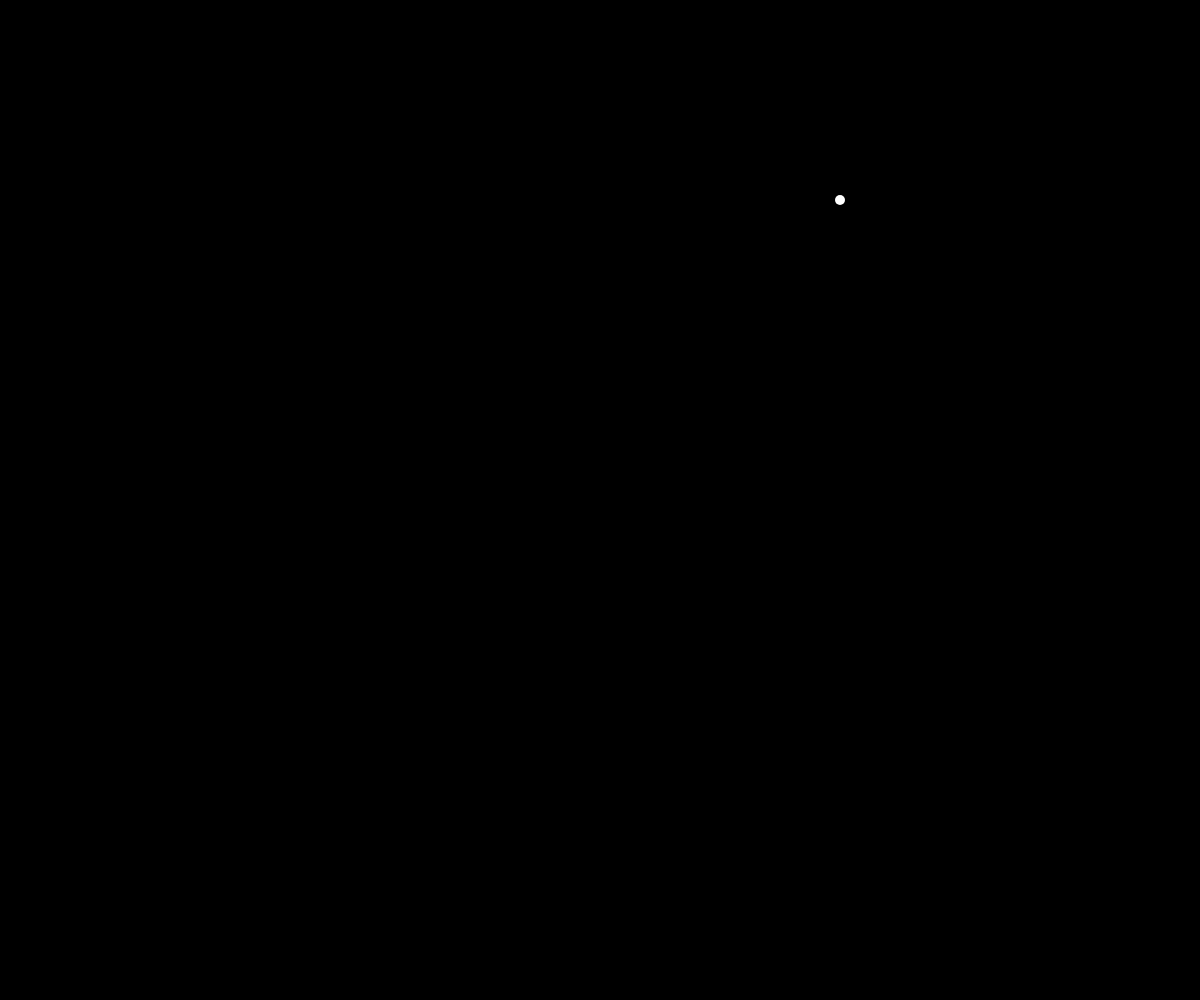
Frame 1 (no input)
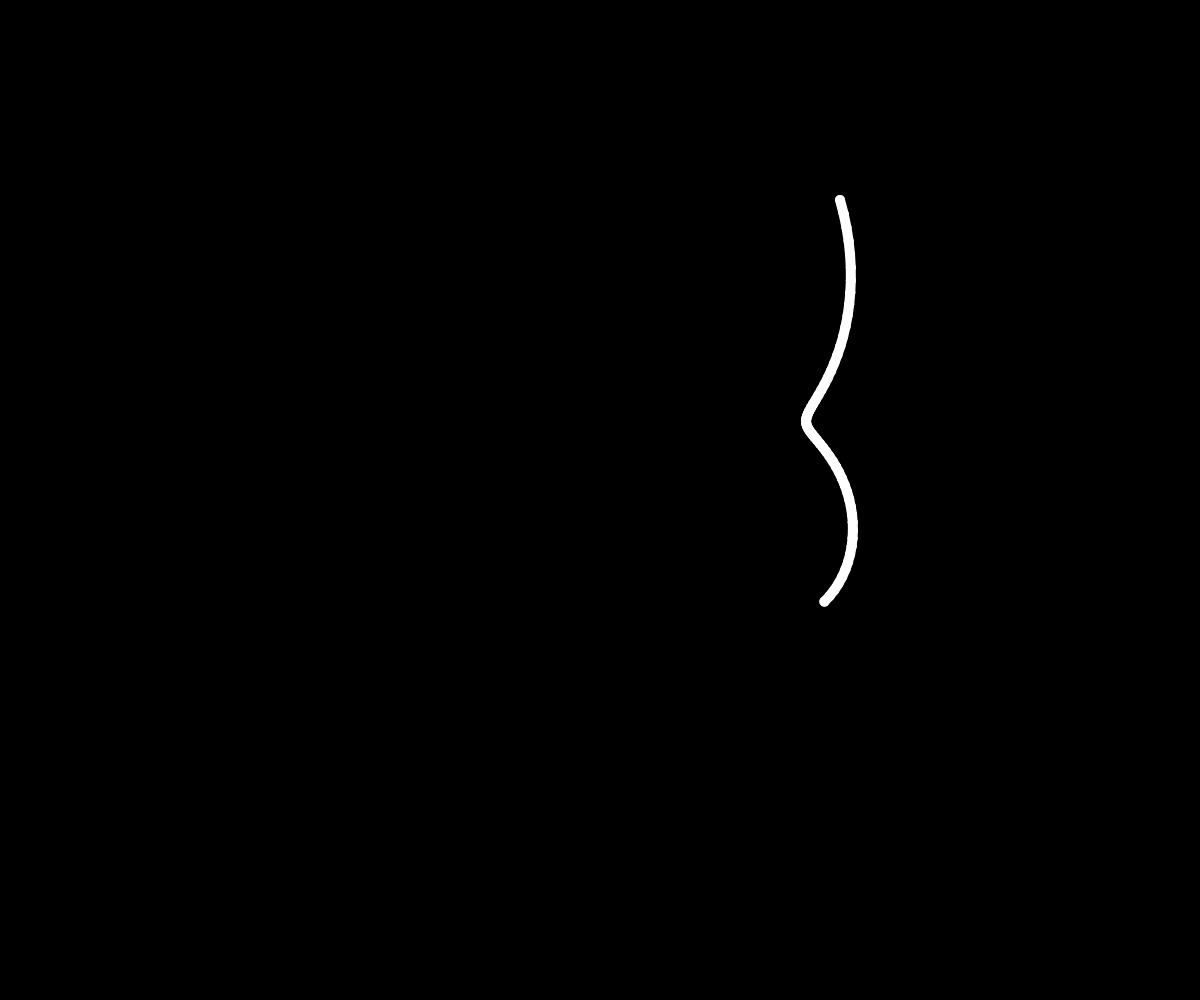
Frame 60 (no input)
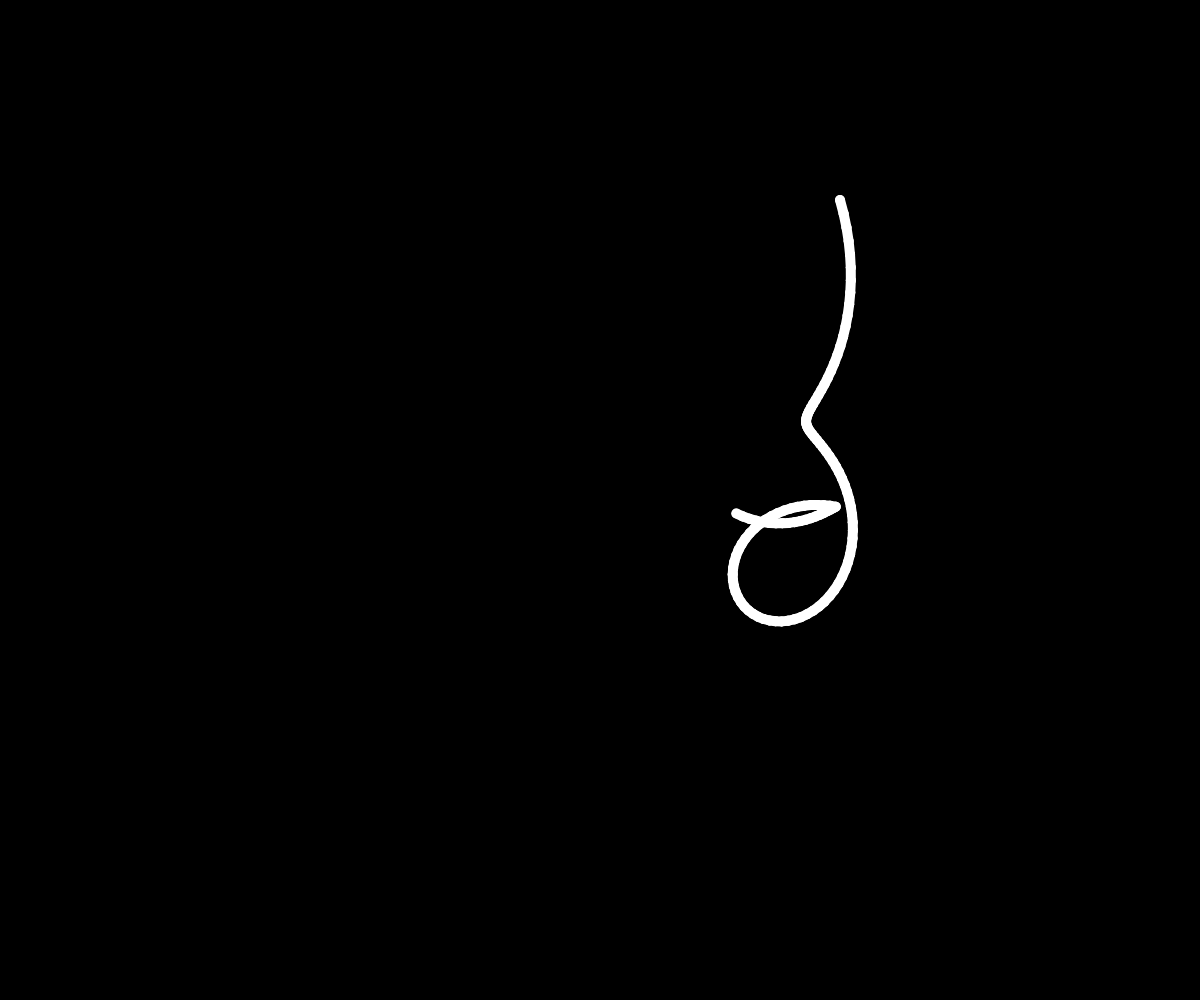
Frame 120 (the mouse pressed at the canvas centre since frame 60)

The p5.js sketch that drew these frames (run headless with seeded random() and noise() and a simulated clock; from frame 60 on, the mouse is pressed at the canvas centre):

// p5.js sketch
// ── sketch.js
let angle = 0;
let subAngle = 0;
let radius = 200;      // raggio dell'orbita del centro del cerchio invisibile
let circleSize = 80;   // diametro del cerchio invisibile

let canvas;

// punti per il centro dell'orbita (si muove sui 4 lati)
let points = [];
let segmentIndex = 0;  // segmento attuale (0-3)
let t = 0;             // interpolazione [0, 1]

// velocità
let pathSpeed = 0.01;      // velocità lungo il percorso a 4 lati
let angleSpeed = 0.03;     // velocità dell'orbita del cerchio invisibile
let subAngleSpeed = 0.12;  // velocità della pallina sul cerchio

let dotSize = 10;          // diametro della pallina
let lastX = null;
let lastY = null;

function setup() {
  canvas = createCanvas(windowWidth, windowHeight);
  background(0); // sfondo nero UNA sola volta

  updatePoints();
}

function updatePoints() {
  // centri dell'orbita in modo che la circonferenza con raggio "radius" tocchi i lati
  points = [
    { x: width / 2,      y: radius },          // lato alto
    { x: width - radius, y: height / 2 },      // lato destro
    { x: width / 2,      y: height - radius }, // lato basso
    { x: radius,         y: height / 2 }       // lato sinistro
  ];

  segmentIndex = 0;
  t = 0;
  lastX = null;
  lastY = null;
}

function draw() {
  // NIENTE background() → la linea non viene mai cancellata

  // --- centro dell'orbita che si muove lungo i 4 lati (lerp) ---
  let p0 = points[segmentIndex];
  let p1 = points[(segmentIndex + 1) % points.length];

  let centerX = lerp(p0.x, p1.x, t);
  let centerY = lerp(p0.y, p1.y, t);

  t += pathSpeed;
  if (t >= 1) {
    t -= 1;
    segmentIndex = (segmentIndex + 1) % points.length;
  }

  // --- centro del cerchio invisibile che orbita attorno al centro ---
  let circleCenterX = centerX + cos(angle) * radius;
  let circleCenterY = centerY + sin(angle) * radius;

  // --- pallina sulla circonferenza del cerchio invisibile ---
  let smallRadius = circleSize / 2;
  let px = circleCenterX + cos(subAngle) * smallRadius;
  let py = circleCenterY + sin(subAngle) * smallRadius;

  // DISEGNA LA SCIA COME LINEA CONTINUA
  if (lastX !== null && lastY !== null) {
    stroke(255);
    strokeWeight(dotSize);      // spessore uguale alla pallina
    line(lastX, lastY, px, py); // linea continua
  }

  // aggiorna ultima posizione
  lastX = px;
  lastY = py;

  // pallina che si muove (la “punta della penna”)
  noStroke();
  fill(255);
  ellipse(px, py, dotSize, dotSize);

  // aggiorna angoli
  angle += angleSpeed;
  subAngle += subAngleSpeed;
}

function windowResized() {
  resizeCanvas(windowWidth, windowHeight);
  background(0); // pulisco tutto quando cambia dimensione
  updatePoints();
}
